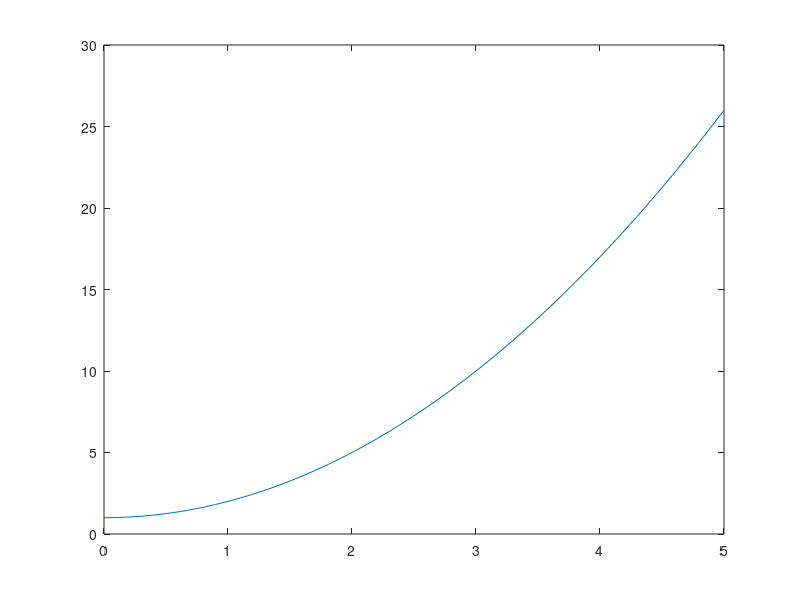

The MATLAB script that drew this image:
% Script file: Exercise7_28.m
%
% Purpose:
% Dealing with Complex number plots
%
% Record of revisions:
% Date     Programmer   Description of change
% ======== ============ =====================
% 22/10/18 GeorgeDong32 Version 1.0
%
% Defined variables:
% ts t's span

[t,y]=ode45(@(t,y) 2*t,0:0.1:5,1);
plot(t,y)
% odefun_handle = @getEquation;
% t = [0 6];
% x0(1) = 0;
% x0(2) = 0;
% 
% [t,x] = ode45(odefun_handle,t);